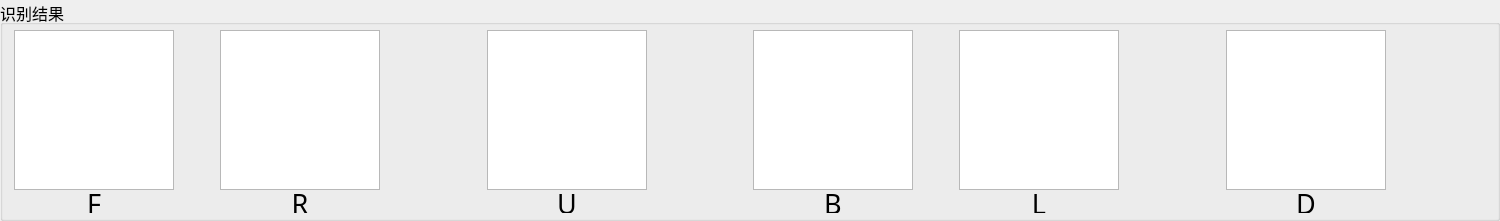
        <widget class="QGroupBox" name="groupBox_result">
         <property name="sizePolicy">
          <sizepolicy hsizetype="Fixed" vsizetype="Fixed">
           <horstretch>0</horstretch>
           <verstretch>0</verstretch>
          </sizepolicy>
         </property>
         <property name="minimumSize">
          <size>
           <width>1500</width>
           <height>150</height>
          </size>
         </property>
         <property name="maximumSize">
          <size>
           <width>1500</width>
           <height>250</height>
          </size>
         </property>
         <property name="font">
          <font>
           <pointsize>12</pointsize>
          </font>
         </property>
         <property name="title">
          <string>识别结果</string>
         </property>
         <layout class="QHBoxLayout" name="horizontalLayout_3">
          <property name="topMargin">
           <number>5</number>
          </property>
          <property name="bottomMargin">
           <number>5</number>
          </property>
          <item>
           <layout class="QHBoxLayout" name="hLay_resFR" stretch="0,0,0">
            <item>
             <layout class="QVBoxLayout" name="vLay_resF">
              <property name="spacing">
               <number>3</number>
              </property>
              <item>
               <widget class="QGraphicsView" name="graphicsView_F">
                <property name="sizePolicy">
                 <sizepolicy hsizetype="Expanding" vsizetype="Expanding">
                  <horstretch>0</horstretch>
                  <verstretch>0</verstretch>
                 </sizepolicy>
                </property>
                <property name="minimumSize">
                 <size>
                  <width>160</width>
                  <height>160</height>
                 </size>
                </property>
                <property name="maximumSize">
                 <size>
                  <width>160</width>
                  <height>160</height>
                 </size>
                </property>
                <property name="resizeAnchor">
                 <enum>QGraphicsView::AnchorViewCenter</enum>
                </property>
               </widget>
              </item>
              <item>
               <widget class="QLabel" name="label_UI_F">
                <property name="sizePolicy">
                 <sizepolicy hsizetype="Preferred" vsizetype="Maximum">
                  <horstretch>0</horstretch>
                  <verstretch>0</verstretch>
                 </sizepolicy>
                </property>
                <property name="maximumSize">
                 <size>
                  <width>16777215</width>
                  <height>20</height>
                 </size>
                </property>
                <property name="font">
                 <font>
                  <family>Adobe Arabic</family>
                  <pointsize>20</pointsize>
                 </font>
                </property>
                <property name="text">
                 <string>F</string>
                </property>
                <property name="alignment">
                 <set>Qt::AlignCenter</set>
                </property>
               </widget>
              </item>
             </layout>
            </item>
            <item>
             <spacer name="horizontalSpacer">
              <property name="orientation">
               <enum>Qt::Horizontal</enum>
              </property>
              <property name="sizeHint" stdset="0">
               <size>
                <width>40</width>
                <height>20</height>
               </size>
              </property>
             </spacer>
            </item>
            <item>
             <layout class="QVBoxLayout" name="vLay_resR">
              <property name="spacing">
               <number>3</number>
              </property>
              <item>
               <widget class="QGraphicsView" name="graphicsView_R">
                <property name="minimumSize">
                 <size>
                  <width>160</width>
                  <height>160</height>
                 </size>
                </property>
                <property name="maximumSize">
                 <size>
                  <width>160</width>
                  <height>160</height>
                 </size>
                </property>
               </widget>
              </item>
              <item>
               <widget class="QLabel" name="label_UI_R">
                <property name="sizePolicy">
                 <sizepolicy hsizetype="Preferred" vsizetype="Maximum">
                  <horstretch>0</horstretch>
                  <verstretch>0</verstretch>
                 </sizepolicy>
                </property>
                <property name="maximumSize">
                 <size>
                  <width>16777215</width>
                  <height>20</height>
                 </size>
                </property>
                <property name="font">
                 <font>
                  <family>Adobe Arabic</family>
                  <pointsize>20</pointsize>
                 </font>
                </property>
                <property name="text">
                 <string>R</string>
                </property>
                <property name="alignment">
                 <set>Qt::AlignCenter</set>
                </property>
               </widget>
              </item>
             </layout>
            </item>
           </layout>
          </item>
          <item>
           <spacer name="horizontalSpacer_2">
            <property name="orientation">
             <enum>Qt::Horizontal</enum>
            </property>
            <property name="sizeHint" stdset="0">
             <size>
              <width>40</width>
              <height>20</height>
             </size>
            </property>
           </spacer>
          </item>
          <item>
           <layout class="QVBoxLayout" name="vLay_resU">
            <property name="spacing">
             <number>3</number>
            </property>
            <item>
             <widget class="QGraphicsView" name="graphicsView_U">
              <property name="minimumSize">
               <size>
                <width>160</width>
                <height>160</height>
               </size>
              </property>
              <property name="maximumSize">
               <size>
                <width>160</width>
                <height>160</height>
               </size>
              </property>
             </widget>
            </item>
            <item>
             <widget class="QLabel" name="label_UI_U">
              <property name="sizePolicy">
               <sizepolicy hsizetype="Preferred" vsizetype="Maximum">
                <horstretch>0</horstretch>
                <verstretch>0</verstretch>
               </sizepolicy>
              </property>
              <property name="maximumSize">
               <size>
                <width>16777215</width>
                <height>20</height>
               </size>
              </property>
              <property name="font">
               <font>
                <family>Adobe Arabic</family>
                <pointsize>20</pointsize>
               </font>
              </property>
              <property name="text">
               <string>U</string>
              </property>
              <property name="alignment">
               <set>Qt::AlignCenter</set>
              </property>
             </widget>
            </item>
           </layout>
          </item>
          <item>
           <spacer name="horizontalSpacer_3">
            <property name="orientation">
             <enum>Qt::Horizontal</enum>
            </property>
            <property name="sizeHint" stdset="0">
             <size>
              <width>40</width>
              <height>20</height>
             </size>
            </property>
           </spacer>
          </item>
          <item>
           <layout class="QHBoxLayout" name="hLay_resBL">
            <item>
             <layout class="QVBoxLayout" name="vLay_resB">
              <property name="spacing">
               <number>3</number>
              </property>
              <item>
               <widget class="QGraphicsView" name="graphicsView_B">
                <property name="minimumSize">
                 <size>
                  <width>160</width>
                  <height>160</height>
                 </size>
                </property>
                <property name="maximumSize">
                 <size>
                  <width>160</width>
                  <height>160</height>
                 </size>
                </property>
               </widget>
              </item>
              <item>
               <widget class="QLabel" name="label_UI_B">
                <property name="sizePolicy">
                 <sizepolicy hsizetype="Preferred" vsizetype="Maximum">
                  <horstretch>0</horstretch>
                  <verstretch>0</verstretch>
                 </sizepolicy>
                </property>
                <property name="maximumSize">
                 <size>
                  <width>16777215</width>
                  <height>20</height>
                 </size>
                </property>
                <property name="font">
                 <font>
                  <family>Adobe Arabic</family>
                  <pointsize>20</pointsize>
                 </font>
                </property>
                <property name="text">
                 <string>B</string>
                </property>
                <property name="alignment">
                 <set>Qt::AlignCenter</set>
                </property>
               </widget>
              </item>
             </layout>
            </item>
            <item>
             <spacer name="horizontalSpacer_5">
              <property name="orientation">
               <enum>Qt::Horizontal</enum>
              </property>
              <property name="sizeHint" stdset="0">
               <size>
                <width>40</width>
                <height>20</height>
               </size>
              </property>
             </spacer>
            </item>
            <item>
             <layout class="QVBoxLayout" name="vLay_resL">
              <property name="spacing">
               <number>3</number>
              </property>
              <item>
               <widget class="QGraphicsView" name="graphicsView_L">
                <property name="minimumSize">
                 <size>
                  <width>160</width>
                  <height>160</height>
                 </size>
                </property>
                <property name="maximumSize">
                 <size>
                  <width>160</width>
                  <height>160</height>
                 </size>
                </property>
               </widget>
              </item>
              <item>
               <widget class="QLabel" name="label_UI_L">
                <property name="sizePolicy">
                 <sizepolicy hsizetype="Preferred" vsizetype="Maximum">
                  <horstretch>0</horstretch>
                  <verstretch>0</verstretch>
                 </sizepolicy>
                </property>
                <property name="maximumSize">
                 <size>
                  <width>16777215</width>
                  <height>20</height>
                 </size>
                </property>
                <property name="font">
                 <font>
                  <family>Adobe Arabic</family>
                  <pointsize>20</pointsize>
                 </font>
                </property>
                <property name="text">
                 <string>L</string>
                </property>
                <property name="alignment">
                 <set>Qt::AlignCenter</set>
                </property>
               </widget>
              </item>
             </layout>
            </item>
           </layout>
          </item>
          <item>
           <spacer name="horizontalSpacer_11">
            <property name="orientation">
             <enum>Qt::Horizontal</enum>
            </property>
            <property name="sizeHint" stdset="0">
             <size>
              <width>40</width>
              <height>20</height>
             </size>
            </property>
           </spacer>
          </item>
          <item>
           <layout class="QVBoxLayout" name="vLay_resD">
            <property name="spacing">
             <number>3</number>
            </property>
            <item>
             <widget class="QGraphicsView" name="graphicsView_D">
              <property name="sizePolicy">
               <sizepolicy hsizetype="Minimum" vsizetype="Minimum">
                <horstretch>0</horstretch>
                <verstretch>0</verstretch>
               </sizepolicy>
              </property>
              <property name="minimumSize">
               <size>
                <width>160</width>
                <height>160</height>
               </size>
              </property>
              <property name="maximumSize">
               <size>
                <width>160</width>
                <height>160</height>
               </size>
              </property>
             </widget>
            </item>
            <item>
             <widget class="QLabel" name="label_UI_D">
              <property name="sizePolicy">
               <sizepolicy hsizetype="Preferred" vsizetype="Maximum">
                <horstretch>0</horstretch>
                <verstretch>0</verstretch>
               </sizepolicy>
              </property>
              <property name="maximumSize">
               <size>
                <width>16777215</width>
                <height>20</height>
               </size>
              </property>
              <property name="font">
               <font>
                <family>Adobe Arabic</family>
                <pointsize>20</pointsize>
               </font>
              </property>
              <property name="text">
               <string>D</string>
              </property>
              <property name="alignment">
               <set>Qt::AlignCenter</set>
              </property>
             </widget>
            </item>
           </layout>
          </item>
          <item>
           <spacer name="horizontalSpacer_6">
            <property name="orientation">
             <enum>Qt::Horizontal</enum>
            </property>
            <property name="sizeHint" stdset="0">
             <size>
              <width>40</width>
              <height>20</height>
             </size>
            </property>
           </spacer>
          </item>
         </layout>
        </widget>
